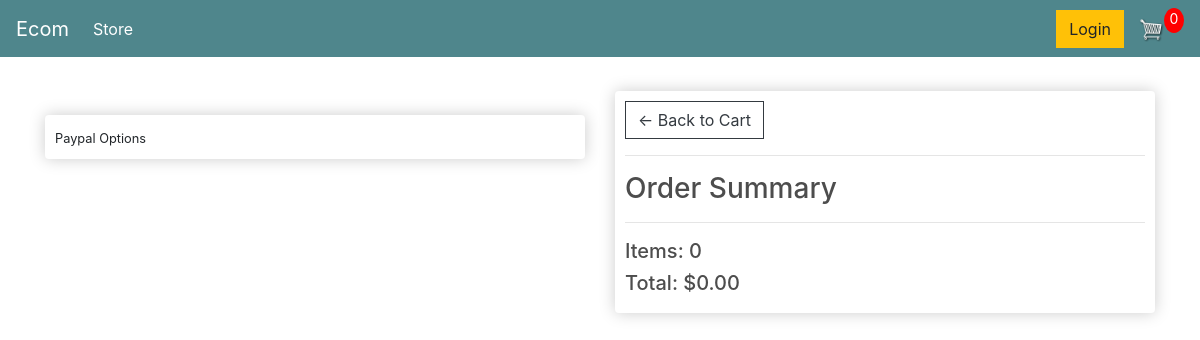
/checkout/ (signed in), run on an earlier commit of the app's database.
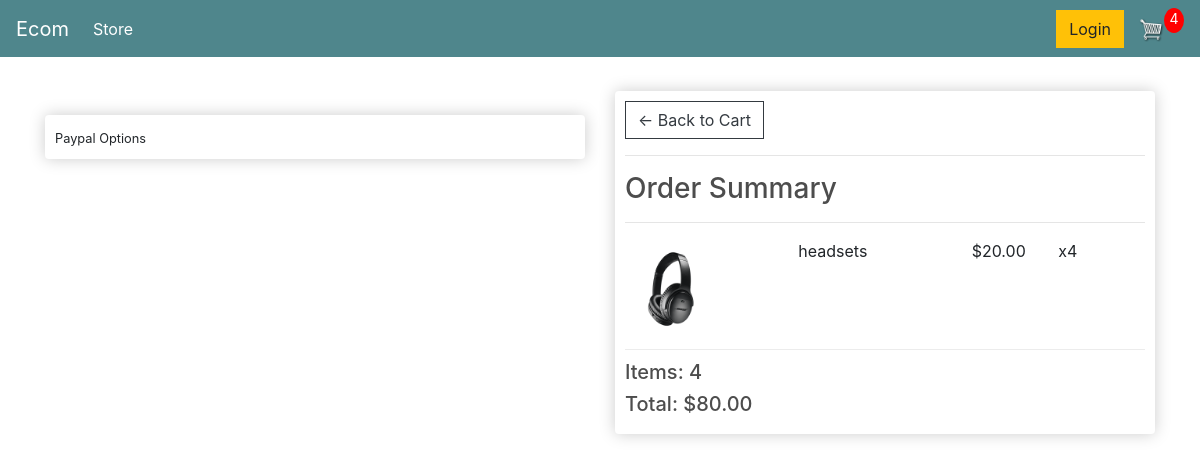
And on a later commit of the database.
### store/models.py (models this page shows, shortened)
class Order(models.Model):
	customer = models.ForeignKey(Customer, on_delete=models.SET_NULL, null=True, blank=True)
	date_ordered = models.DateTimeField(auto_now_add=True)
	complete = models.BooleanField(default=False)
	transaction_id = models.CharField(max_length=100, null=True)
	@property
	def shipping(self):
		shipping = False
		orderitems = self.orderitem_set.all()
		for i in orderitems:
			if i.product.digital == False:
				shipping = True
		return shipping
	@property
	def get_cart_total(self):
		orderitems = self.orderitem_set.all()
		total = sum([item.get_total for item in orderitems])
		return total
	@property
	def get_cart_items(self):
		orderitems = self.orderitem_set.all()
		total = sum([item.quantity for item in orderitems])
		return total

class OrderItem(models.Model):
	product = models.ForeignKey(Product, on_delete=models.SET_NULL, null=True)
	order = models.ForeignKey(Order, on_delete=models.SET_NULL, null=True)
	quantity = models.IntegerField(default=0, null=True, blank=True)
	date_added = models.DateTimeField(auto_now_add=True)
	@property
	def get_total(self):
		total = self.product.price * self.quantity
		return total

class Product(models.Model):
	name = models.CharField(max_length=200)
	price = models.FloatField()
	digital = models.BooleanField(default=False,null=True, blank=True)
	image = models.ImageField(null=True, blank=True)
	@property
	def imageURL(self):
		try:
			url = self.image.url
		except:
			url = ''
		return url

### store/views.py (the view)
# urls.py: path('checkout/', views.checkout, name="checkout"),
def checkout(request):
	data = cartData(request)
	cartItems = data['cartItems']
	order = data['order']
	items = data['items']
	context = {'items':items, 'order':order, 'cartItems':cartItems}
	return render(request, 'store/checkout.html', context)

### store/utils.py (called while the page is built)
def cartData(request):
	if request.user.is_authenticated:
		order, created = Order.objects.get_or_create(complete=False)
		items = order.orderitem_set.all()
		cartItems = order.get_cart_items
	else:
		cookieData = cookieCart(request)
		cartItems = cookieData['cartItems']
		order = cookieData['order']
		items = cookieData['items']
	return {'cartItems':cartItems ,'order':order, 'items':items}

### store/templates/store/checkout.html (shortened to what this page needs)
{% extends 'store/main.html' %} {% load static %} {% block content %}
<div class="row">
    <div class="col-lg-6">
        <br>
        <div class="box-element hidden" id="payment-info">
            <small>Paypal Options</small>
        </div>
    </div>
    <div class="col-lg-6">
        <div class="box-element">
            <a class="btn btn-outline-dark" href="{% url 'cart' %}">&#x2190; Back to Cart</a>
            <hr>
            <h3>Order Summary</h3>
            <hr> {% for item in items %}
            <div class="cart-row">
                <div style="flex:2"><img class="row-image" src="{{item.product.imageURL}}"></div>
                <div style="flex:2">
                    <p>{{item.product.name}}</p>
                </div>
                <div style="flex:1">
                    <p>${{item.product.price|floatformat:2}}</p>
                </div>
                <div style="flex:1">
                    <p>x{{item.quantity}}</p>
                </div>
            </div>
            {% endfor %}
            <h5>Items: {{order.get_cart_items}}</h5>
            <h5>Total: ${{order.get_cart_total|floatformat:2}}</h5>
        </div>
    </div>
</div>
{% endblock content %}

What changed in the data, as far as the page shows it:
added OrderItem: product.imageURL (picture), product.name "headsets", product.price "20.00", quantity "4"
computed for Order: get_cart_items "0" → "4"; get_cart_total "0.00" → "80.00"
Also different on the page:
{{ cartItems }}: "0" → "4"
